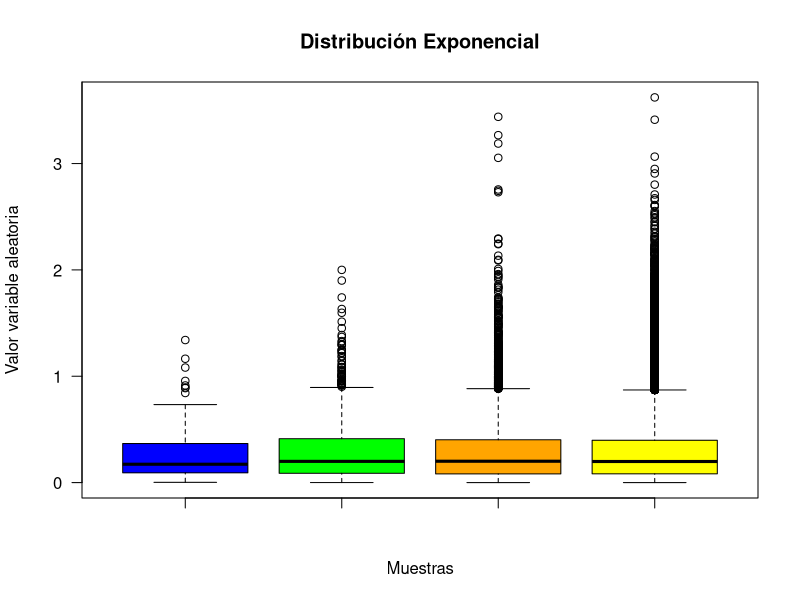
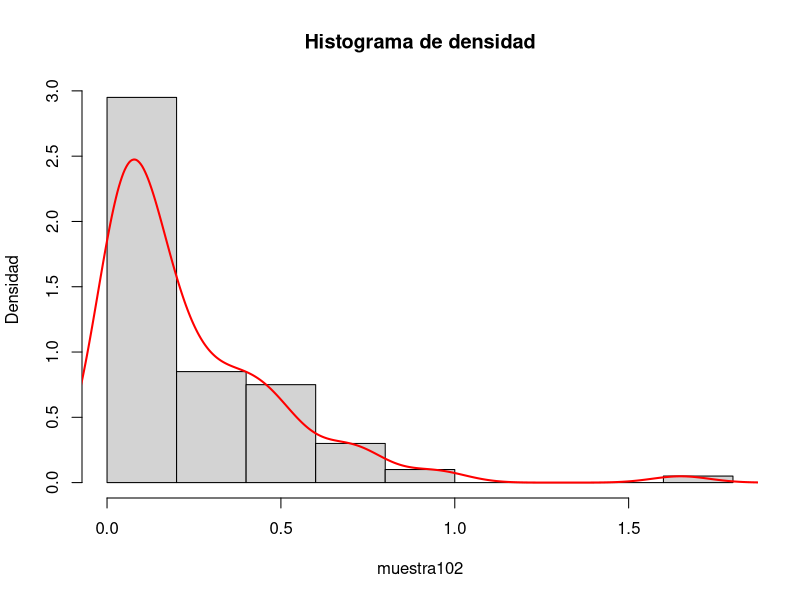
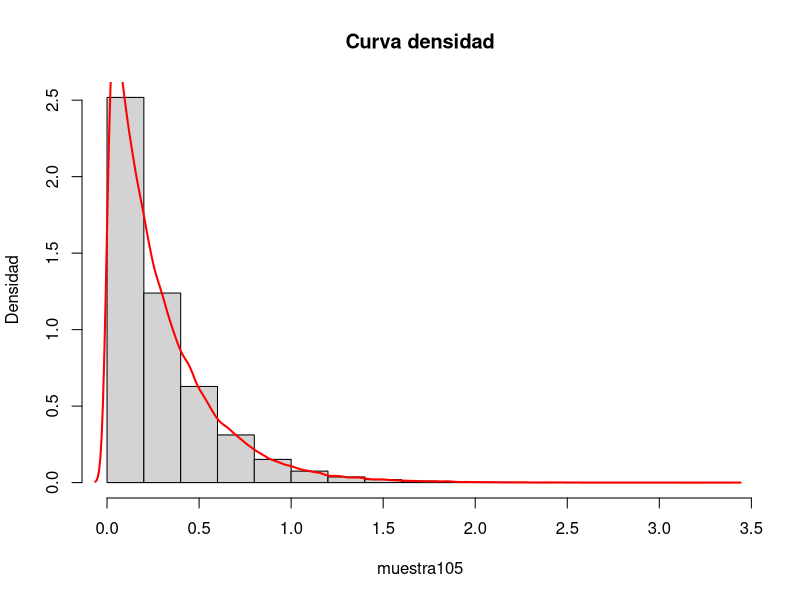

R code for these plots, in order:
# Ejercicio 2
# Distrubucion continua: Exponencial (lambda=3,5)

############################## Parte A #######################################

# La función rexp para generar muestras con distribución exponencial tiene dos parámetros: n y rate.
# n es el tamano
# rate es la tasa de crecimiento (lambda). 

lambda = 3.5

# Se generan 4 muestras aleatorias aplicando la distribución exponencial para los tamanos de 
# muestra 10^2, 10^3, 10^4 y 10^5 respectivamente
a = rexp(10^2, lambda)
b = rexp(10^3, lambda)
c = rexp(10^4, lambda)
d = rexp(10^5, lambda)

# Con boxplot generamos el gráfico de cajas agregado color para distiguir 
# cada gráfico y borramos el eje "y" para agregar uno más exacto
boxplot(#values ~ group,
  #data,
  a,b,c,d,
  col = c("blue",
          "green", 
          "orange", 
          "yellow"),
  main = "Distribución Exponencial",
  xlab = "Muestras",
  ylab = "Valor variable aleatoria",
  yaxt='n')

#Mostramos los datos particulares de cada una de las muestras obtenidas.
boxplot.stats(a)
boxplot.stats(b)
boxplot.stats(c)
boxplot.stats(d)

# Agregamos eje "y" mas exacto
axis(2, at=seq(0, 60, 1),las=2)

############################## Parte B #######################################
# Utilizamos "mean" para calcular la esperanza empírica de cada muestra
# y guardamos cada resultado para su posterior comparación
espA = mean(a)
espB = mean(b)
espC = mean(c)
espD = mean(d)

# Esperanza teórica: E(X) = 1/lambda
espT = 1/lambda

# Se compara el valor teórico contra el valor empirico obtenido en cada caso
comparEA = espA - espT
comparEB = espB - espT
comparEC = espC - espT
comparED = espD - espT

# Utilizamos el comando "var" para calcular la varainza empírica de cada muestra
# y guardamos cada resultado para su posterior comparación
varA = var(a)
varB = var(b)
varC = var(c)
varD = var(d)

# Varianza teórica: Var(X) = 1/lambda^2
varT = 1/(lambda^2)

# Se compara el valor teorico de la varianza contra el valor empirico obtenido en cada caso
comparVA = varA - varT
comparVB = varB - varT
comparVC = varC - varT
comparVD = varD - varT

# Cuanto mas grande es la muestra la esperanza se acerca mas a la teórica. Lo mismo con la varianza

############################## Parte C #######################################
#Presentar para n = 100, en un mismo grafico, el histograma de los valores simulados y la densidad
#teorica de la variable simulada. Hacer otro grafico similar, pero para n = 10ˆ5

## dexp: La función en R para calcular la función de densidad de probabilidad exponencial de λ https://r-coder.com/distribucion-exponencial-r/

# Con n=100 (muestra 10^2)
muestra102 = rexp(n = 100, rate = lambda)
hist(muestra102, prob = TRUE, main = "Histograma de densidad", # Densidad
     ylab = "Densidad")
lines(density(muestra102), lwd = 2, col = 'red') # densidad empirica ?? https://r-coder.com/grafico-densidad-r/

# Con n= 10^5 (muestra 10^5)
muestra105 = rexp(n = 10^5, rate = lambda)
hist(muestra105, freq = FALSE, main = "Curva densidad", ylab = "Densidad")
lines(density(muestra105), lwd = 2, col = 'red')

